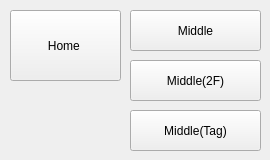
    <widget class="QWidget" name="tab_14">
     <attribute name="title">
      <string>Pose Button</string>
     </attribute>
     <widget class="QPushButton" name="pushButton_Home">
      <property name="enabled">
       <bool>true</bool>
      </property>
      <property name="geometry">
       <rect>
        <x>10</x>
        <y>10</y>
        <width>111</width>
        <height>71</height>
       </rect>
      </property>
      <property name="text">
       <string>Home </string>
      </property>
     </widget>
     <widget class="QPushButton" name="pushButton_Middle">
      <property name="enabled">
       <bool>true</bool>
      </property>
      <property name="geometry">
       <rect>
        <x>130</x>
        <y>10</y>
        <width>131</width>
        <height>41</height>
       </rect>
      </property>
      <property name="text">
       <string>Middle</string>
      </property>
     </widget>
     <widget class="QPushButton" name="pushButton_Middle_2F">
      <property name="enabled">
       <bool>true</bool>
      </property>
      <property name="geometry">
       <rect>
        <x>130</x>
        <y>60</y>
        <width>131</width>
        <height>41</height>
       </rect>
      </property>
      <property name="text">
       <string>Middle(2F)</string>
      </property>
     </widget>
     <widget class="QPushButton" name="pushButton_Middle_Tag">
      <property name="enabled">
       <bool>true</bool>
      </property>
      <property name="geometry">
       <rect>
        <x>130</x>
        <y>110</y>
        <width>131</width>
        <height>41</height>
       </rect>
      </property>
      <property name="text">
       <string>Middle(Tag)</string>
      </property>
     </widget>
    </widget>
